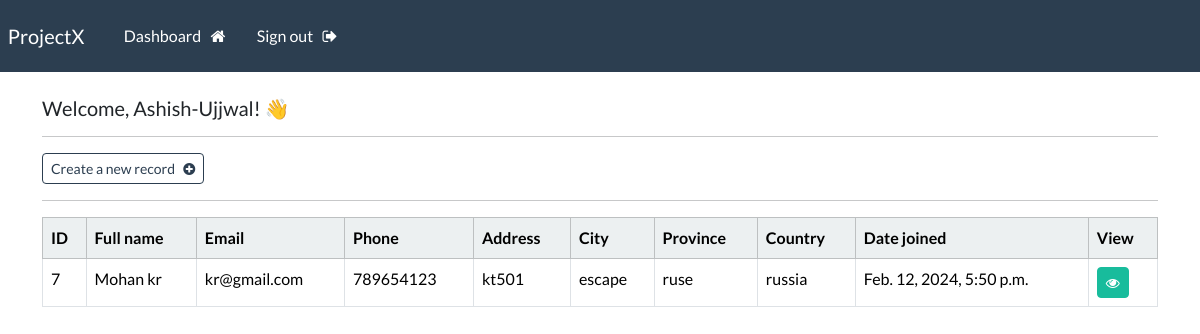
The page /dashboard (signed in) on the database as committed earlier.
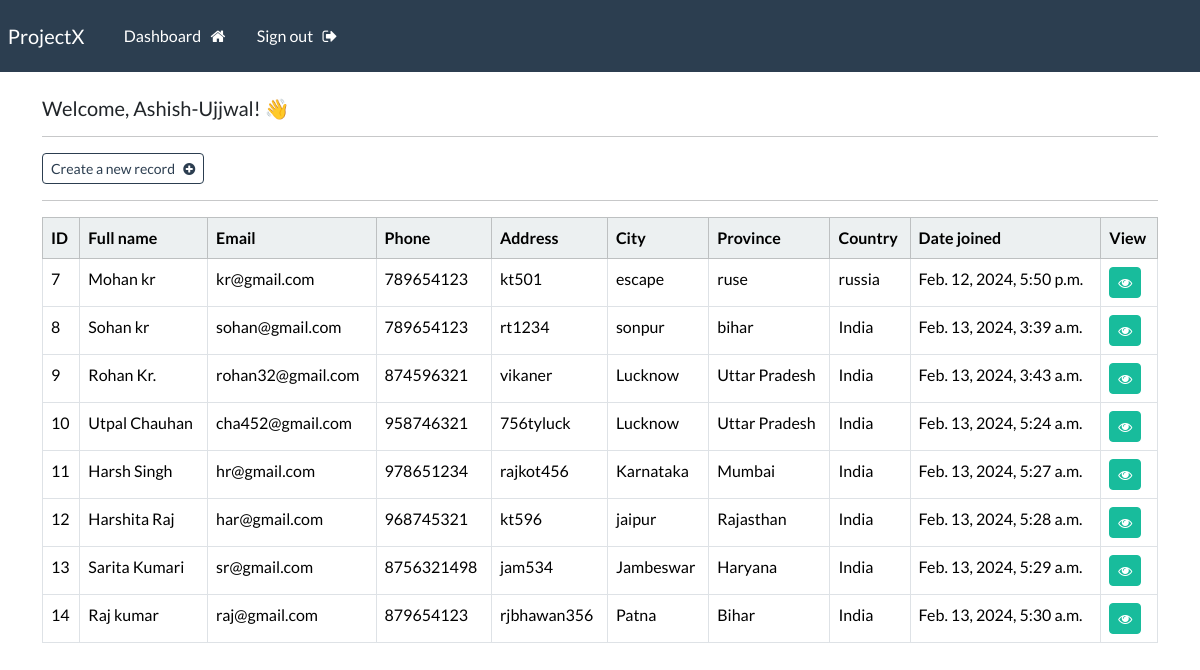
The same page on the database as committed later.
### webapp/models.py (models this page shows, shortened)
class Record(models.Model):
    creation_date = models.DateTimeField(auto_now_add=True)
    first_name = models.CharField(max_length=100)
    last_name = models.CharField(max_length=100)
    email = models.CharField(max_length=255)
    phone = models.CharField(max_length=20)
    address = models.CharField(max_length=300)
    city = models.CharField(max_length=255)
    province = models.CharField(max_length=200)
    country = models.CharField(max_length=125)

### webapp/views.py (the view)
# urls.py: path('dashboard', views.dashboard, name="dashboard"),
@login_required(login_url='my-login')
def dashboard(request):
    my_records = Record.objects.all()
    context = {'records': my_records}
    return render(request, 'webapp/dashboard.html', context=context)

### webapp/templates/webapp/dashboard.html
{% extends 'webapp/base.html' %}
{% block content %}
    <h5> Welcome, {{user}}! 👋 </h5>
    <hr>
    <a class="btn btn-outline-primary btn-sm" href="{% url 'create-record' %}">
        Create a new record &nbsp; <i class="fa fa-plus-circle" aria-hidden="true"></i>
    </a>
    <hr>
    <table class="table table-hover table-bordered">
        <thead class="table-light">
            <tr>
                <th scope="col"> ID </th>
                <th scope="col"> Full name </th>
                <th scope="col"> Email </th>
                <th scope="col"> Phone </th>
                <th scope="col"> Address </th>
                <th scope="col"> City </th>
                <th scope="col"> Province </th>
                <th scope="col"> Country </th>
                <th scope="col"> Date joined </th>
                <th scope="col"> View </th>
            </tr>
        </thead>
        <tbody>
        {% if records %}
            {% for record in records %}
            <tr>
                <td> {{record.id}} </td>
                <td> {{record.first_name}}  {{record.last_name}} </td>
                <td> {{record.email}} </td>
                <td> {{record.phone}} </td>
                <td> {{record.address}} </td>
                <td> {{record.city}} </td>
                <td> {{record.province}} </td>
                <td> {{record.country}} </td>
                <td> {{record.creation_date}} </td>
                <td> <a class="btn btn-success btn-sm" href="{% url 'record' record.id %}"> <i class="fa fa-eye" aria-hidden="true"></i> </a> </td>
            </tr>
            {% endfor %}
        {% endif %}
        </tbody>
    </table>
{% endblock %}

### webapp/templates/webapp/base.html (shortened to what this page needs)
{% load static %}
<!DOCTYPE html>
<html>
    <head>
        <link rel="stylesheet" type="text/css" href="https://bootswatch.com/5/flatly/bootstrap.min.css">
        <link rel="stylesheet" type="text/css" href="{% static 'css/styles.css' %}">
        <link rel="stylesheet" href="https://cdnjs.cloudflare.com/ajax/libs/font-awesome/4.7.0/css/font-awesome.min.css">
    </head>
    <body>
        {% include 'webapp/navbar.html' %}
        <div class="container">
            <br>
           {% block content %}
           {% endblock %}
        </div>
    </body>
</html>

### webapp/templates/webapp/navbar.html (shortened to what this page needs)
<nav class="navbar navbar-expand-lg navbar-dark bg-primary justify-content-center">
    <a class="navbar-brand main-heading" href="{% url '' %}">
      &nbsp; ProjectX
    </a>
      <div class="collapse navbar-collapse text-center" id="navbarNavDropdown">
        <ul class="navbar-nav mr-auto">
          {% if user.is_authenticated %}
            <li class="nav-item">
              <a class="nav-link" href="{% url 'dashboard' %}">Dashboard &nbsp; <i class="fa fa-home" aria-hidden="true"></i> </a>
            </li>
            <li class="nav-item">
              <a class="nav-link" href="{% url 'user-logout' %}">Sign out &nbsp; <i class="fa fa-sign-out" aria-hidden="true"></i> </a>
            </li>
        </ul>
        {% endif %}
      </div>
  </nav>

Rows that differ between the two databases and show on the page:
added Record: id "8", first_name "Sohan", last_name "kr", email "sohan@gmail.com", phone "789654123", address "rt1234", city "sonpur", province "bihar", country "India", creation_date "Feb. 13, 2024, 3:39 a.m."
added Record: id "9", first_name "Rohan", last_name "Kr.", email "rohan32@gmail.com", phone "874596321", address "vikaner", city "Lucknow", province "Uttar Pradesh", country "India", creation_date "Feb. 13, 2024, 3:43 a.m."
added Record: id "10", first_name "Utpal", last_name "Chauhan", email "cha452@gmail.com", phone "958746321", address "756tyluck", city "Lucknow", province "Uttar Pradesh", country "India", creation_date "Feb. 13, 2024, 5:24 a.m."
added Record: id "11", first_name "Harsh", last_name "Singh", email "hr@gmail.com", phone "978651234", address "rajkot456", city "Karnataka", province "Mumbai", country "India", creation_date "Feb. 13, 2024, 5:27 a.m."
added Record: id "12", first_name "Harshita", last_name "Raj", email "har@gmail.com", phone "968745321", address "kt596", city "jaipur", province "Rajasthan", country "India", creation_date "Feb. 13, 2024, 5:28 a.m."
added Record: id "13", first_name "Sarita", last_name "Kumari", email "sr@gmail.com", phone "8756321498", address "jam534", city "Jambeswar", province "Haryana", country "India", creation_date "Feb. 13, 2024, 5:29 a.m."
added Record: id "14", first_name "Raj", last_name "kumar", email "raj@gmail.com", phone "879654123", address "rjbhawan356", city "Patna", province "Bihar", country "India", creation_date "Feb. 13, 2024, 5:30 a.m."
